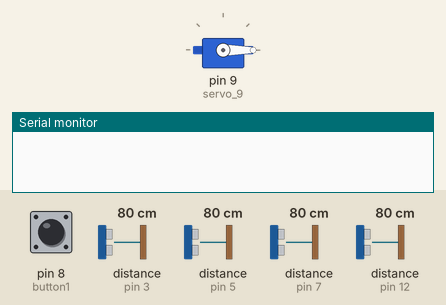
Bench run of a sketch on a simulated Arduino Uno, built with avr-gcc and run on an emulated ATmega328P. On the bench: servo, the last lines printed to the serial monitor. The inputs (shaded band) are chosen by the test bench; at power-on: pin 8 (button1) HIGH, distance to the obstacle (sensors on pin 3, pin 5, pin 7, pin 12) 80 cm. The echo pulse lasts 58.3 µs per cm.

Above: at 1.2 s.
1.3 s: pin 8 (button1) pulled LOW for 0.15 s
At 6.9 s:
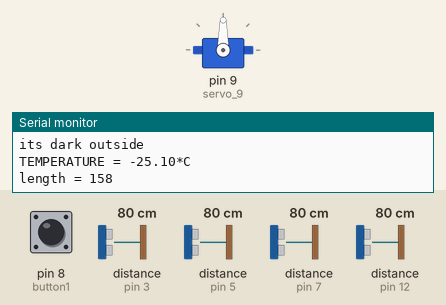
Timing chart, 0 to 15.3 s (numbered marks = the images above; inputs shaded):
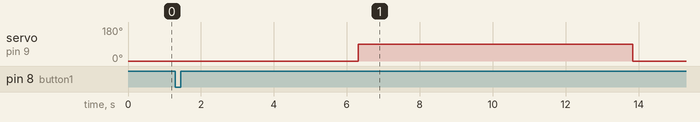

Measured:
- after the input at 1.3 s, servo on pin 9 (servo_9): 0° → 90° after 5.0 s, → 0° 7.5 s later

The sketch:

kcad23.ino
```cpp
#include <Servo.h>
int pos=0;
int pos1;
#define uint8 unsigned char //used to indicate the state of button4 key
uint8 b1state = 0;
#define button1 8 //the number of the button 1
Servo servo_9;
int lightCal;
int lightVal;
int LDR = A0;
float temp;
int tempPin = A1;
const int trigPin = 2;
const int echoPin = 3;
const int trigPin1 = 4;
const int echoPin1 = 5;
const int trigPin2 = 6;
const int echoPin2 = 7;
const int trigPin3 = 11;
const int echoPin3 = 12;
// defines variables
long A,B,C,D,E,F,H,area,volume,L,Bre;
void setup()
{
pinMode(LDR, INPUT);
pinMode(tempPin, INPUT);
servo_9.attach(9);
digitalWrite(9,LOW);
pinMode(button1,INPUT_PULLUP);
pinMode(trigPin, OUTPUT); // Sets the trigPin as an Output
pinMode(echoPin, INPUT);
pinMode(trigPin1, OUTPUT); // Sets the trigPin as an Output
pinMode(echoPin1, INPUT);
pinMode(trigPin2, OUTPUT); // Sets the trigPin as an Output
pinMode(echoPin2, INPUT);
pinMode(trigPin3, OUTPUT); // Sets the trigPin as an Output
pinMode(echoPin3, INPUT);// Sets the echoPin as an Input
Serial.begin(9600); // Starts the serial communication
}
void loop() {
servo_9.write(pos);
b1state = digitalRead(button1);
if(b1state == 0) ////////////////////////////////pushbutton///////////////////////////////////////////
{
ldr();
temprature();
length();
breath();
ultrasonic1();
ultrasonic2();
delay(500);
hight();
ultrasonic3();
ultrasonic4();
delay(500);
area = Bre*L;
Serial.print("area =");
Serial.println(area);
volume = area * H;
Serial.print("volume= ");
Serial.println(volume);
}
}
void length(){
servo_9.write(pos);
digitalWrite(trigPin, LOW);
delayMicroseconds(2);
// Sets the trigPin on HIGH state for 10 micro seconds
digitalWrite(trigPin, HIGH);
delayMicroseconds(10);
digitalWrite(trigPin, LOW);
// Reads the echoPin, returns the sound wave travel time in microseconds
A = pulseIn(echoPin, HIGH);
// Calculating the distance
A = A*0.034/2;
delay(1000);
digitalWrite(trigPin1, LOW);
delayMicroseconds(2);
// Sets the trigPin on HIGH state for 10 micro seconds
digitalWrite(trigPin1, HIGH);
delayMicroseconds(10);
digitalWrite(trigPin1, LOW);
// Reads the echoPin, returns the sound wave travel time in microseconds
B = pulseIn(echoPin1, HIGH);
// Calculating the distance
B = B*0.034/2;
// Prints the distance on the Serial Monitor
delay(1000);
L = A+B;
Serial.print("length = ");
Serial.print(L);
Serial.println();
delay(2000);
}
void breath(){
pos1=pos+90;
servo_9.write(pos1);
digitalWrite(trigPin, LOW);
delayMicroseconds(2);
// Sets the trigPin on HIGH state for 10 micro seconds
digitalWrite(trigPin, HIGH);
delayMicroseconds(10);
digitalWrite(trigPin, LOW);
// Reads the echoPin, returns the sound wave travel time in microseconds
C = pulseIn(echoPin, HIGH);
// Calculating the distance
C = C*0.034/2;
delay(1000);
digitalWrite(trigPin1, LOW);
delayMicroseconds(2);
// Sets the trigPin on HIGH state for 10 micro seconds
digitalWrite(trigPin1, HIGH);
delayMicroseconds(10);
digitalWrite(trigPin1, LOW);
// Reads the echoPin, returns the sound wave travel time in microseconds
D = pulseIn(echoPin1, HIGH);
// Calculating the distance
D = D*0.034/2;
// Prints the distance on the Serial Monitor
delay(1000);
Bre = C+D;
Serial.print("breath = ");
Serial.print(Bre);
Serial.println();
delay(2000);
}
void hight()
{
digitalWrite(trigPin2, LOW);
delayMicroseconds(2);
// Sets the trigPin on HIGH state for 10 micro seconds
digitalWrite(trigPin2, HIGH);
delayMicroseconds(10);
digitalWrite(trigPin2, LOW);
// Reads the echoPin, returns the sound wave travel time in microseconds
E = pulseIn(echoPin2, HIGH);
// Calculating the distance
E = E*0.034/2;
// Prints the distance on the Serial Monitor
delay(1000);
digitalWrite(trigPin3, LOW);
delayMicroseconds(2);
// Sets the trigPin on HIGH state for 10 micro seconds
digitalWrite(trigPin3, HIGH);
delayMicroseconds(10);
digitalWrite(trigPin3, LOW);
// Reads the echoPin, returns the sound wave travel time in microseconds
F = pulseIn(echoPin3, HIGH);
// Calculating the distance
F = F*0.034/2;
// Prints the distance on the Serial Monitor
delay(1000);
H = F+E;
Serial.print("hight= ");
Serial.print(H);
Serial.println();
delay(500);
}
void ultrasonic1(){
digitalWrite(trigPin, LOW);
digitalWrite(echoPin, LOW);
}
void ultrasonic2(){
digitalWrite(trigPin1, LOW);
digitalWrite(echoPin1, LOW);
}
void ultrasonic3(){
digitalWrite(trigPin2, LOW);
digitalWrite(echoPin2, LOW);
}
void ultrasonic4(){
digitalWrite(trigPin3, LOW);
digitalWrite(echoPin3, LOW);
}
void ldr(){
// on sensor pin and store it in lightVal
lightVal = analogRead(LDR);
if(lightVal>=526)
{
Serial.print("its bright outside");
}
else
{
Serial.print("its dark outside");
}
delay(500);
}
void temprature()
{
temp = analogRead(tempPin);
// read analog volt from sensor and save to variable temp
temp = temp * 0.48828125;
temp=temp-50;
Serial.println();// convert the analog volt to its temperature equivalent
Serial.print("TEMPERATURE = ");
Serial.print(temp);// display temperature value
Serial.print("*C");
Serial.println();
delay(500);
}
```
